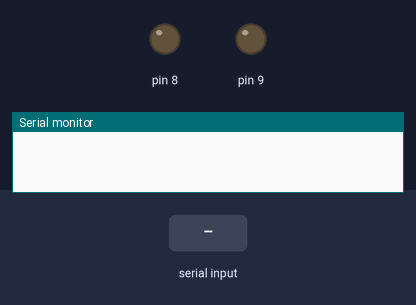
A sketch run on a simulated Arduino Uno, built with avr-gcc and run on an emulated ATmega328P. Parts: output pins drawn as LEDs (lit = HIGH), the last lines printed to the serial monitor. Inputs (shaded band) come from the test bench.

Above: at 1.2 s.
1.3 s: "90,45\n" received over Serial
At 2.0 s:
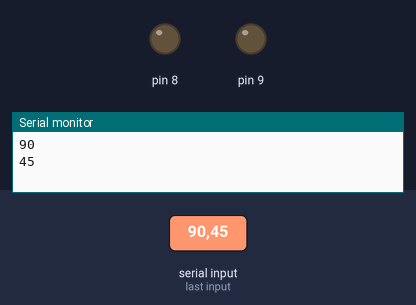
2.8 s: "1\n" received over Serial
At 3.6 s:
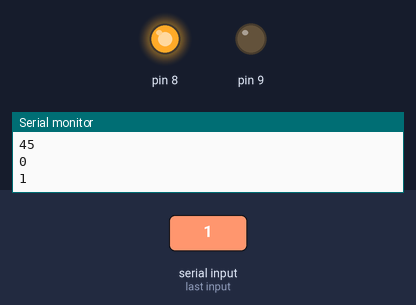
Timing chart, 0 to 5.8 s (numbered marks = the images above; inputs shaded):
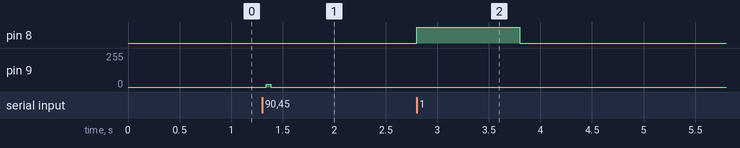

The sketch:

BigDanTesting.ino
```cpp
//direction 0 = counter clockwise when looking at motor front
//A+ = Red/Blue
//A- = Yellow/Black
//B+ = Orange/Green
//B- = Brown/White
//direction 1 = clockwise

//direction 0 = clockwise when looking at motor front
//A+ = Yellow/Black
//A- = Red/Blue
//B+ = Orange/Green
//B- = Brown/White

#include "StepperMotor.h"

StepperMotor motor(9, 8);
unsigned int a = 0;
void setup()
{
    initStepperMotor(motor);
    Serial.begin(9600);
}

void loop()
{
  if (Serial.available())
  {
    a = Serial.parseInt();
    if (a == 0 || a == 1)
      changeDirection(a, motor);
    else if (a<50001)
      rotateMotor(motor, a, 20);
    Serial.println(a);
  }
}
```

StepperMotor.h
```cpp
#ifndef __STEPPER_MOTOR_H
#define __STEPPER_MOTOR_H
#include <Arduino.h>

struct StepperMotor
{
	int pulsePin; //pin on on Port C
	int dirPin; // direction pin

	StepperMotor(int pulsePin, int dirPin):
			pulsePin(pulsePin),
			dirPin(dirPin)
	{}
};

void initStepperMotor(StepperMotor motor)
{
	pinMode(motor.pulsePin, OUTPUT);
	pinMode(motor.dirPin, OUTPUT);
	digitalWrite(motor.pulsePin, LOW);
	digitalWrite(motor.dirPin, LOW);
}

void rotateMotor(StepperMotor motor, unsigned int numTicks, int microSecDelay)
{
	for(unsigned int i=1; i<=numTicks; ++i)
	{
		digitalWrite(motor.pulsePin, HIGH);
		delayMicroseconds(microSecDelay);
		digitalWrite(motor.pulsePin, LOW);
		delayMicroseconds(microSecDelay);
	}
}
void changeDirection(int dir, StepperMotor motor)
{
  if (dir == 0)
    digitalWrite(motor.dirPin, LOW);
  else if (dir == 1)
    digitalWrite(motor.dirPin, HIGH);
}

#endif
```

Measured:
- after the input at 1.3 s, pin 9: 0/255 → 21/255 at once, → 0/255 0.04 s later
- after the input at 2.8 s, pin 8: LOW → HIGH at once, → LOW 1.0 s later
